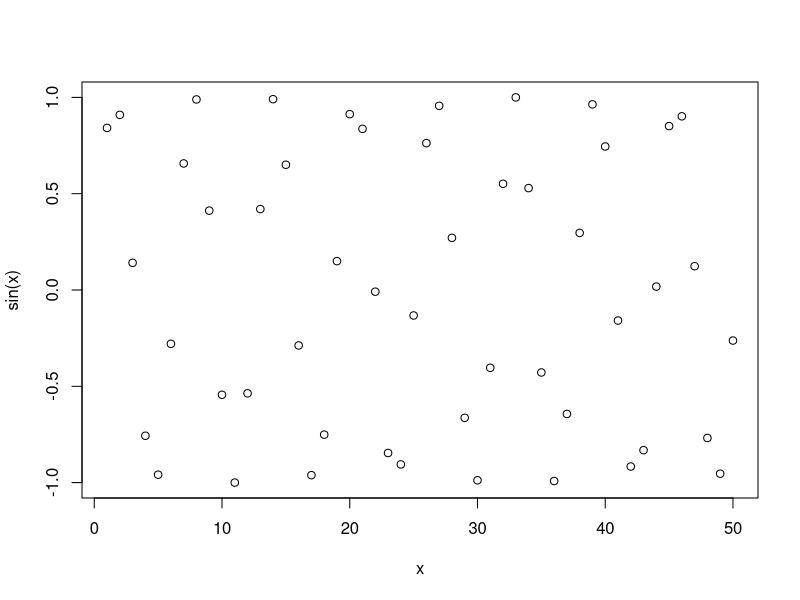
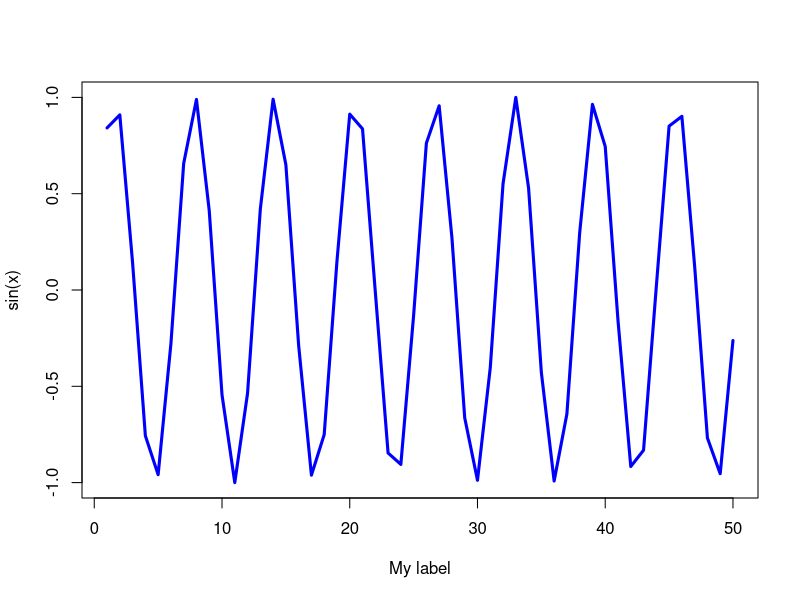

Generate these figures, in order, with R:
#Example script for week 4
x <- 1:50

plot(x, sin(x))

plot(x, sin(x), type = "l", col = "blue", lwd=3, xlab = "My label")

